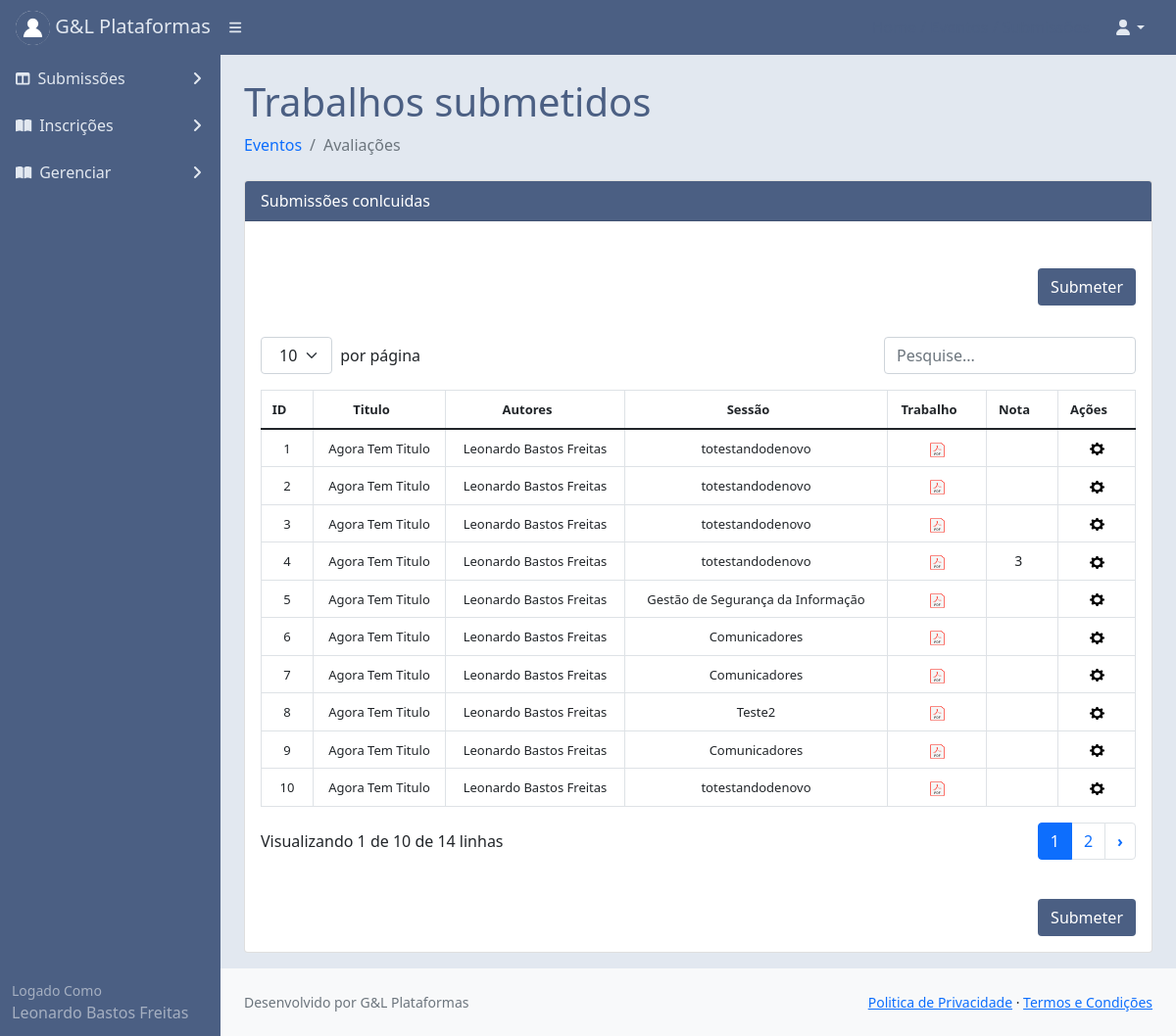
The app's page /submetidos/ (signed in) with its own data.
### core/models.py (models this page shows, shortened)
class Usuariocd(models.Model):
    cpf = models.CharField(max_length=11)
    nome = models.CharField(max_length=300)
    cep = models.CharField(max_length=8)
    nascimento = models.DateField()
    email = models.EmailField()
    endereco = models.CharField(max_length=500)
    cidade = models.CharField(max_length=150)
    bairro = models.CharField(max_length=150)
    pais = models.CharField(max_length=150)
    instituicao = models.CharField(max_length=150)
    cmp = models.CharField(max_length=3)
    categ = models.CharField(max_length=150)
    cinfo = models.CharField(max_length=3)
    gestor_plataforma = models.CharField(max_length=3)
    autor = models.CharField(max_length=3)
    avaliador = models.CharField(max_length=3)
    lider = models.CharField(max_length=3)
    id_usuario = models.BigIntegerField()
    contato = models.BigIntegerField(null=True)
    perfil = models.FileField(upload_to='')

class Submissao(models.Model):
    data = models.DateTimeField(auto_now=True)
    trabalho = models.FileField(null=True, upload_to='')
    id_evento = models.BigIntegerField()
    sessao = models.BigIntegerField()
    id_usuario = models.BigIntegerField()
    status = models.CharField(max_length=30)
    av1 = models.CharField(max_length=30)
    av2 = models.CharField(max_length=30)
    av3 = models.CharField(max_length=30, null=True)
    data_av1 = models.DateTimeField(null=True)
    data_av2 = models.DateTimeField(null=True)
    data_av3 = models.DateTimeField(null=True)
    resumo = models.TextField()
    chave = models.TextField()
    titulo = models.CharField(max_length=150)
    autor = models.CharField(max_length=150)
    nota1 = models.BigIntegerField(null=True)
    nota2 = models.BigIntegerField(null=True)
    nota3 = models.BigIntegerField(null=True)

class Sessoes(models.Model):
    data_criacao = models.DateTimeField(auto_now=True)
    nome = models.CharField(max_length=150)
    descricao = models.CharField(max_length=150)
    lider = models.CharField(max_length=150)
    tema = models.CharField(max_length=150)
    formulario = models.BigIntegerField()
    id_evento= models.BigIntegerField()

### core/views.py (the view)
# urls.py: path('submetidos/', views.submetidos),
@login_required(login_url='/login/')
def submetidos(request):
    submetidos = Submissao.objects.filter(status='avaliacao')
    meuid = User.objects.filter(username=request.user)
    eventos = Evento.objects.all()
    sessao = Sessoes.objects.all()
    trabalho = Submissao.objects.all()
    avaliadores = Usuariocd.objects.all()
    for m in meuid:
        mid = m.id
    usuarios = Usuariocd.objects.filter(id_usuario=mid)
    dados = {'submetidos':submetidos,
             'usuarios':usuarios,
             'eventos':eventos,
             'sessao':sessao,
             'trabalho':trabalho,
             'avaliadores':avaliadores}
    return render(request,'submetidos.html', dados)

### templates/submetidos.html (shortened to what this page needs)
{% extends 'base.html' %}
{% load static %}
{% block content %}
<div id="layoutSidenav_content" style="background:#e2e8f0;">
                <main>
                    <div class="container-fluid px-4">
                        <h1 class="mt-4" style="color:#4B5F83;">Trabalhos submetidos</h1>
                        <ol class="breadcrumb mb-4">
                            <li class="breadcrumb-item"><a href="#" style="text-decoration:none;">Eventos</a></li>
                            <li class="breadcrumb-item active">Avaliações</li>
                        </ol>
                                <p class="mb-0">
                                <div class="card">
                                <div class="card-header text-white" style="background:#4B5F83;">
                                   Submissões conlcuidas
                                </div>
                        <div class="card-body">
                              <div class="mt-2" align="right">
                                   <a href="/submeter/">
                                       <button class="btn text-white mt-4" style="background:#4B5F83;">Submeter</button>
                                    </a>
                              </div>
                        </div>
                        <div class="card-body">
                                  <table class="table " id="datatablesSimple">
                                    <thead>
                                        <tr>
                                             <th class="text-center"><font size="2px">ID</font></th>
                                            <th class="text-center"><font size="2px">Titulo</font></th>
                                            <th class="text-center"><font size="2px">Autores</font></th>
                                            <th class="text-center"><font size="2px">Sessão</font></th>
                                            <th class="text-center"><font size="2px">Trabalho</font></th>
                                            <th class="text-center"><font size="2px">Nota</font></th>
                                            <th class="text-center"><font size="2px">Ações</font></th>
                                        </tr>
                                    </thead>
                                    <tbody>
                                            {% for trabalho in trabalho %}
                                         <tr class="text-center">
                                             <td><font size="2px">{{trabalho.id}}</font></td>
                                            <td>
                                                <font size="2px">{{trabalho.titulo}}</font>
                                            </td>
                                            <td>
                                             <!-- aqui tava certo   {% for sessao in sessao %}
                                                 {% if trabalho.sessao == sessao.id %} -->
                                                <font size="2px">{{trabalho.autor}}</font>
                                             <!--   {% endif %}
                                                {% endfor %} -->
                                            </td>
                                            <td>
                                                {% for sessao in sessao %}
                                                 {% if trabalho.sessao == sessao.id %}
                                                <font size="2px">{{sessao.nome}}</font>
                                                {% endif %}
                                                {% endfor %}
                                            </td>
                                            <td align="center"><font size="2px">
                                            <a href="/media/{{trabalho.trabalho}}">
                                                 <img width="15" height="15"
                                                      src={% static "assets/pdficon.png" %}>
                                            </a>
                                            </font></td>
                                              <td>
                                                  {% if trabalho.nota1 or trabalho.nota2 %}
                                                  {% if trabalho.nota1 %}
                                                  {{trabalho.nota1}}
                                                  {% endif %}
                                                  {% endif %}
                                              </td>
                                            <td align="center">
                                               <a type="button"
                                                  data-toggle="modal"
                                                  data-target="#modalacao{{trabalho.id}}"
                                                  >
                                              <img width="15" height="15"
                                                    src={% static "assets/img/engrenagem.png" %} />
                                                </a>
                                            </td>
                                        </tr>
                                            {% endfor %}
                                    </tbody>
                                </table>
                                    <div align="right">
                                    <a href="/submeter/">
                                       <button class="btn text-white mt-4" style="background:#4B5F83;">Submeter</button>
                                    </a>
                                    </div>
                        </div>
                    </div>
                                </p>
                    </div>
                </main>
                <footer class="py-4 bg-light mt-auto">
                    <div class="container-fluid px-4">
                        <div class="d-flex align-items-center justify-content-between small">
                            <div class="text-muted">Desenvolvido por G&L Plataformas</div>
                            <div>
                                <a href="#">Politica de Privacidade</a>
                                &middot;
                                <a href="#">Termos e Condições</a>
                            </div>
                        </div>
                    </div>
                </footer>
            </div>
        </div>
{% endblock %}
{% load static %}

### templates/base.html (shortened to what this page needs)
{% load static %}
<!DOCTYPE html>
<html lang="pt-br">
    <head>
        <link href={% static "css/styles.css" %} rel="stylesheet" />
    </head>
    <body>
        <nav class="sb-topnav navbar navbar-expand navbar-dark" style="background:#4B5F83;">
            <a class="navbar-brand ps-3" href="#" style="color:#e2e8f0;">
                {% for usuarios in usuarios %}
                <img src="/media/{{usuarios.perfil}}"
                     alt="Admin"
                     class="rounded-circle"
                     width="35" height="35"> G&L Plataformas
                {% endfor %}
            </a>
            <button class="btn btn-link btn-sm order-1 order-lg-0 me-4 me-lg-0" id="sidebarToggle" href="#!"><i class="fas fa-bars" style="color:#e2e8f0;"></i></button>
            <form class="d-none d-md-inline-block form-inline ms-auto me-0 me-md-3 my-2 my-md-0">
                <a href="#" style="text-decoration:none; color:#4B5F83;">
                </a>
                <a href="#" style="text-decoration:none; color:#4B5F83;">
                </a>
                <a href="/submissoes/" style="text-decoration:none; color:#4B5F83;">
                </a>
            </form>
            <ul class="navbar-nav ms-auto ms-md-0 me-3 me-lg-4">
                <li class="nav-item dropdown">
                    <a class="nav-link dropdown-toggle" id="navbarDropdown" href="#" role="button" data-bs-toggle="dropdown" aria-expanded="false" style="color:#e2e8f0;"><i class="fas fa-user fa-fw"></i></a>
                </li>
            </ul>
        </nav>
        <div id="layoutSidenav">
            <div id="layoutSidenav_nav" >
                <nav class="sb-sidenav accordion sb-sidenav-dark" id="sidenavAccordion" >
                    <div class="sb-sidenav-menu" style="background:#4B5F83;">
                        <div class="nav">
                            <a class="nav-link collapsed" href="#" data-bs-toggle="collapse" data-bs-target="#collapseLayouts" aria-expanded="false" aria-controls="collapseLayouts">
                                <div class="sb-nav-link-icon" style="color:#e2e8f0;"><i class="fas fa-columns"></i></div>
                               <div style="color:#e2e8f0;">Submissões</div>
                                <div class="sb-sidenav-collapse-arrow" style="color:#e2e8f0;"><i class="fas fa-angle-down"></i></div>
                            </a>
                             <a class="nav-link collapsed" href="#" data-bs-toggle="collapse" data-bs-target="#pagesCollapseAuth" aria-expanded="false" aria-controls="pagesCollapseAuth">
                                        <div class="sb-nav-link-icon" style="color:#e2e8f0;"><i class="fas fa-book-open"></i></div>
                                        <div style="color:#e2e8f0;">Inscrições</div>
                                        <div class="sb-sidenav-collapse-arrow" style="color:#e2e8f0;"><i class="fas fa-angle-down"></i></div>
                                    </a>
                            <a class="nav-link collapsed" href="#" data-bs-toggle="collapse" data-bs-target="#collapsePages" aria-expanded="false" aria-controls="collapsePages">
                                <div class="sb-nav-link-icon" style="color:#e2e8f0;"><i class="fas fa-book-open"></i></div>
                                <div style="color:#e2e8f0;">Gerenciar</div>
                                <div class="sb-sidenav-collapse-arrow" style="color:#e2e8f0;"><i class="fas fa-angle-down"></i></div>
                            </a>
                        </div>
                    </div>
                    <div class="sb-sidenav-footer" style="background:#4B5F83;">
                        <div class="small" >Logado Como</div>
                        {% for usuarios in usuarios %}
                        {{usuarios.nome}}
                        {% endfor %}
                    </div>
                </nav>
            </div>
{% block content %}{% endblock %}
    </body>
</html>

### records on screen
Usuariocd: perfil (picture), nome "Leonardo Bastos Freitas"
Submissao: id "1", titulo "Agora Tem Titulo", autor "Leonardo Bastos Freitas"
Sessoes: nome "totestandodenovo"
Submissao: id "2", titulo "Agora Tem Titulo", autor "Leonardo Bastos Freitas"
Submissao: id "3", titulo "Agora Tem Titulo", autor "Leonardo Bastos Freitas"
Submissao: id "4", titulo "Agora Tem Titulo", autor "Leonardo Bastos Freitas", nota1 "3"
Submissao: id "5", titulo "Agora Tem Titulo", autor "Leonardo Bastos Freitas"
Sessoes: nome "Gestão de Segurança da Informação"
Submissao: id "6", titulo "Agora Tem Titulo", autor "Leonardo Bastos Freitas"
Sessoes: nome "Comunicadores"
Submissao: id "7", titulo "Agora Tem Titulo", autor "Leonardo Bastos Freitas"
Submissao: id "8", titulo "Agora Tem Titulo", autor "Leonardo Bastos Freitas"
Sessoes: nome "Teste2"
Submissao: id "9", titulo "Agora Tem Titulo", autor "Leonardo Bastos Freitas"
Submissao: id "10", titulo "Agora Tem Titulo", autor "Leonardo Bastos Freitas"
